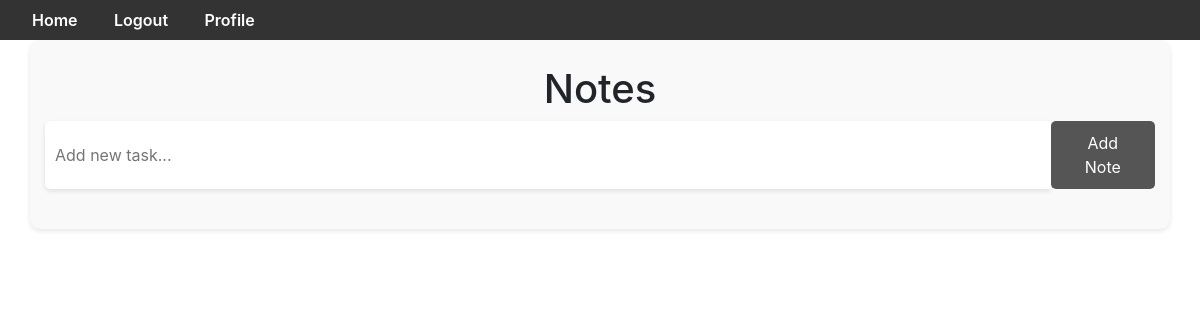
/notes/user-id=1 (signed in), run on an earlier commit of the app's database.
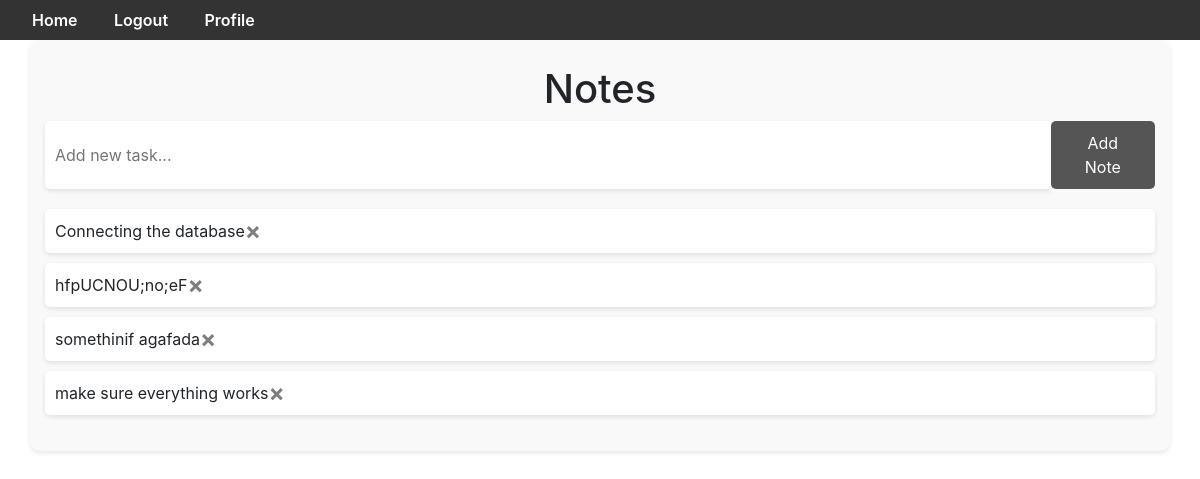
And on a later commit of the database.
### app/models.py (models this page shows)
class Note(db.Model):
    id = db.Column(db.Integer, primary_key=True)
    title = db.Column(db.String(100), nullable=False)
    user_id = db.Column(db.Integer, db.ForeignKey('user.id'), nullable=False)

### app/views.py (the view, shortened to what this page needs)
@views.route('/notes/user-id=<int:user_id>', methods=['GET', 'POST'])
@login_required
def notes(user_id):
    if current_user.id != user_id:
        return 'You are not authorized to access this page'
    notes = Note.query.filter_by(user_id=user_id).all()
    return render_template('notes.html', user=current_user, notes=notes)

### app/__init__.py (called while the page is built)
def create_app():
    app = Flask(__name__)
    app.config['SECRET_KEY'] = os.getenv('SECRET_KEY')
    app.config['SQLALCHEMY_DATABASE_URI'] = os.getenv('DATABASE_URL')
    db.init_app(app)
    from .views import views
    from .auth import auth
    app.register_blueprint(views, url_prefix='/')
    app.register_blueprint(auth, url_prefix='/')
    from .models import User
    login_manager = LoginManager()
    login_manager.login_view = 'auth.login'
    login_manager.init_app(app)
    @login_manager.user_loader
    def load_user(id):
        return User.query.get(int(id))
    return app

### app/templates/notes.html
{% extends "base.html" %} {% block title %}Nooted{% endblock %}
{% block content %}
<div class="container">
<h1>Notes</h1>
<form id="form-note" method="POST">
<div class="input-container">
  <input name="title" type="text" id="title" placeholder="Add new task...">
  <button type="submit" class="button">Add Note</button>
</form>
</div>
<ul id="notes">
  {% for note in user.notes %}
  {% if not note %}
  <p>You don't have any notes</p>
  {% else %}
  <li>
    {{ note.title }}
    <br />
    <button type="button" class="close" onClick="deleteNote({{ note.id }})">
      <span aria-hidden="false">&times;</span>
    </button>
  </li>
  {% endif %}
  {% endfor %}
</ul>
{% endblock %}

### app/templates/base.html (shortened to what this page needs)
<!DOCTYPE html>
<html>
<head>
  <link rel="stylesheet" href="../static/css/style.css">
  <link rel='stylesheet' href='https://stackpath.bootstrapcdn.com/bootstrap/4.4.1/css/bootstrap.min.css'
>
</head>
<body>
  <nav class="navbar">
    <div class="nav-items">
      {% if user.is_authenticated %}
      <a id="home" href="/">Home</a>
      <a id="logout" href="/logout">Logout</a>
      <a id="profile" href="/profile/user-id={{ current_user.id }}">Profile</a>
      {% else %}
      <a id="signUp" href="/sign-up">Sign-up</a>
      <a id="login" href="/login">Login</a>
      {% endif %}
    </div>
  </nav>
  {% block content %}
  {% endblock %}
</body>
</html>

### app/static/css/style.css (style rules this page uses)
body { background-color: #FAFAFA; margin: 0px; min-height: 100vh; font-family: 'Roboto', sans-serif; }
.navbar { padding: 30px; background-color: #333; }
.navbar a { color: white; text-align: center; padding: 14px 16px; font-weight: 600; }
form { width: 50%; }
#form-note { width: 100%; }
input { width: 100%; margin: 8px 0; padding: 12px 20px; box-sizing: border-box; border-radius: 5px; }
.input-container { display: flex; margin-bottom: 20px; }
input[type="text"] { flex-grow: 1; padding: 10px; border-radius: 5px 0 0 5px; border: none; background-color: #fff; box-shadow: 0 2px 5px rgba(0, 0, 0, 0.1); }
.button { background-color: #555555; border: none; border-radius: 5px; color: white; padding: 10px 20px; text-align: center; display: inline-block; font-size: 16px; text-decoration: none; }
.container { max-width: 600px; margin: 0 auto; padding: 20px; background-color: #f9f9f9; border-radius: 10px; box-shadow: 0 2px 5px rgba(0, 0, 0, 0.1); }
h1 { text-align: center; padding-top: 5px; margin-bottom: 20px; font-weight: 900; }
a:link { text-decoration: none!important; }
ul { list-style-type: none; padding: 0; }
li { display: flex; align-items: center; padding: 10px; margin-bottom: 10px; background-color: #fff; border-radius: 5px; box-shadow: 0 2px 5px rgba(0, 0, 0, 0.1); }
li span { flex-grow: 1; margin-right: 10px; }
.close { text-align: right; }

What changed in the data, as far as the page shows it:
added Note: title "Connecting the database"
added Note: title "hfpUCNOU;no;eF"
added Note: title "somethinif agafada"
added Note: title "make sure everything works"
